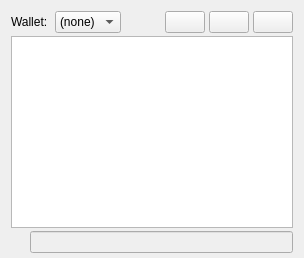
     <widget class="QWidget" name="tab_console">
      <attribute name="title">
       <string>&amp;Console</string>
      </attribute>
      <layout class="QVBoxLayout" name="verticalLayout_3">
       <property name="spacing">
        <number>3</number>
       </property>
       <property name="bottomMargin">
        <number>5</number>
       </property>
       <item>
        <layout class="QHBoxLayout" name="horizontalLayout">
         <property name="spacing">
          <number>4</number>
         </property>
         <item>
          <widget class="QLabel" name="WalletSelectorLabel">
           <property name="text">
            <string>Wallet: </string>
           </property>
          </widget>
         </item>
         <item>
          <widget class="QComboBox" name="WalletSelector">
           <property name="sizeAdjustPolicy">
            <enum>QComboBox::AdjustToContents</enum>
           </property>
           <item>
            <property name="text">
             <string>(none)</string>
            </property>
           </item>
          </widget>
         </item>
         <item>
          <spacer name="horizontalSpacer">
           <property name="orientation">
            <enum>Qt::Horizontal</enum>
           </property>
           <property name="sizeHint" stdset="0">
            <size>
             <width>40</width>
             <height>20</height>
            </size>
           </property>
          </spacer>
         </item>
         <item>
          <widget class="YodyPushButton" name="fontSmallerButton">
           <property name="toolTip">
            <string>Decrease font size</string>
           </property>
           <property name="text">
            <string/>
           </property>
           <property name="icon">
            <iconset resource="../bitcoin.qrc">
             <normaloff>:/icons/fontsmaller</normaloff>:/icons/fontsmaller</iconset>
           </property>
           <property name="iconSize">
            <size>
             <width>22</width>
             <height>22</height>
            </size>
           </property>
          </widget>
         </item>
         <item>
          <widget class="YodyPushButton" name="fontBiggerButton">
           <property name="toolTip">
            <string>Increase font size</string>
           </property>
           <property name="text">
            <string/>
           </property>
           <property name="icon">
            <iconset resource="../bitcoin.qrc">
             <normaloff>:/icons/fontbigger</normaloff>:/icons/fontbigger</iconset>
           </property>
           <property name="iconSize">
            <size>
             <width>22</width>
             <height>22</height>
            </size>
           </property>
          </widget>
         </item>
         <item>
          <widget class="YodyPushButton" name="clearButton">
           <property name="toolTip">
            <string>Clear console</string>
           </property>
           <property name="layoutDirection">
            <enum>Qt::LeftToRight</enum>
           </property>
           <property name="text">
            <string/>
           </property>
           <property name="icon">
            <iconset resource="../bitcoin.qrc">
             <normaloff>:/icons/remove</normaloff>:/icons/remove</iconset>
           </property>
           <property name="iconSize">
            <size>
             <width>22</width>
             <height>22</height>
            </size>
           </property>
           <property name="shortcut">
            <string notr="true">Ctrl+L</string>
           </property>
          </widget>
         </item>
        </layout>
       </item>
       <item>
        <widget class="QTextEdit" name="messagesWidget">
         <property name="minimumSize">
          <size>
           <width>0</width>
           <height>100</height>
          </size>
         </property>
         <property name="readOnly">
          <bool>true</bool>
         </property>
         <property name="tabKeyNavigation" stdset="0">
          <bool>false</bool>
         </property>
         <property name="columnCount" stdset="0">
          <number>2</number>
         </property>
        </widget>
       </item>
       <item>
        <layout class="QHBoxLayout" name="horizontalLayoutPrompt">
         <property name="spacing">
          <number>3</number>
         </property>
         <item>
          <widget class="YodyPushButton" name="promptIcon">
           <property name="enabled">
            <bool>false</bool>
           </property>
           <property name="maximumSize">
            <size>
             <width>16</width>
             <height>24</height>
            </size>
           </property>
           <property name="text">
            <string/>
           </property>
           <property name="icon">
            <iconset resource="../bitcoin.qrc">
             <normaloff>:/icons/prompticon</normaloff>
             <disabledoff>:/icons/prompticon</disabledoff>:/icons/prompticon</iconset>
           </property>
           <property name="iconSize">
            <size>
             <width>14</width>
             <height>14</height>
            </size>
           </property>
           <property name="autoDefault">
            <bool>false</bool>
           </property>
           <property name="flat">
            <bool>true</bool>
           </property>
          </widget>
         </item>
         <item>
          <widget class="QLineEdit" name="lineEdit">
           <property name="enabled">
            <bool>false</bool>
           </property>
           <property name="maxLength">
            <number>20000000</number>
           </property>
           <property name="placeholderText">
            <string/>
           </property>
          </widget>
         </item>
        </layout>
       </item>
      </layout>
     </widget>
